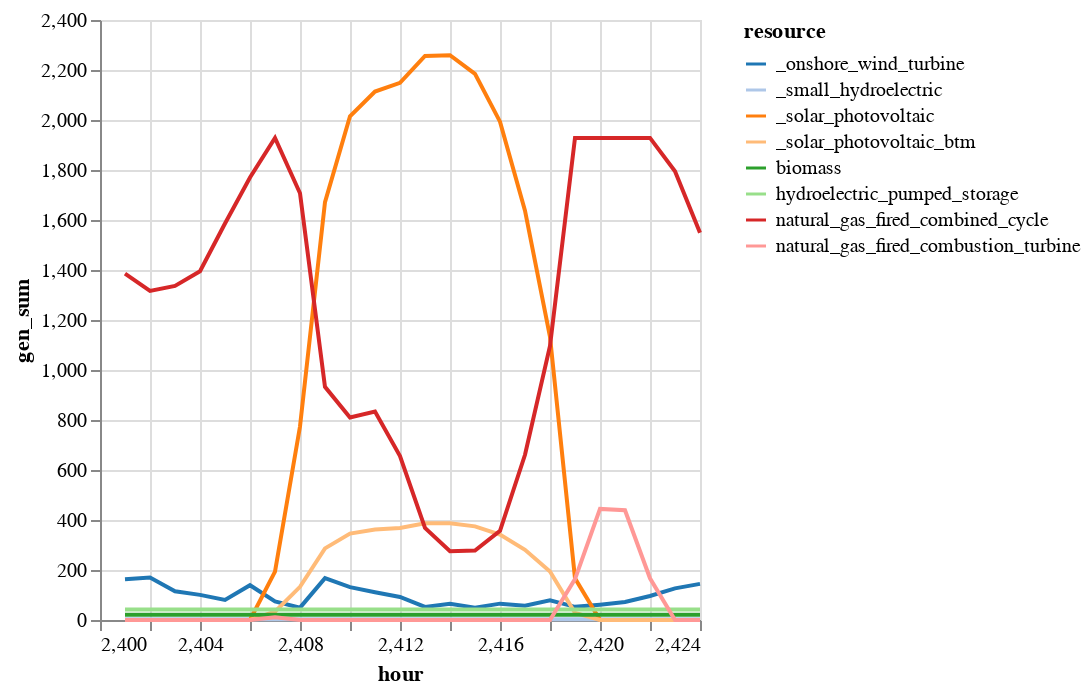

Notebook cell for this chart:
### Markdown cell above
**Plot charts**

We use the [VegaLite](https://www.queryverse.org/VegaLite.jl/stable/) library to make some fancier plots.

We also introduce the pipe operator `|>`, a helpful syntax that "pipes" the data on the left into the first argument of the function on the right. (Some more examples are [here](https://syl1.gitbook.io/julia-language-a-concise-tutorial/useful-packages/pipe).)

### Code cell
sol_gen_btm |>
@vlplot(:line, 
    x=:hour, y=:gen_sum, 
    color={"resource:n", scale={scheme="category20"}})

### Figure 1 — Vega-Lite specification as saved in the notebook (floating-point values rounded to 4 significant figures; data arrays with more than 128 entries replaced by an {"elided": "..."} marker saying what was removed)
{"data": {"values": {"elided": "192 records"}}, "encoding": {"color": {"field": "resource", "scale": {"scheme": "category20"}, "type": "nominal"}, "x": {"field": "hour", "type": "quantitative"}, "y": {"field": "gen_sum", "type": "quantitative"}}, "mark": "line"}
